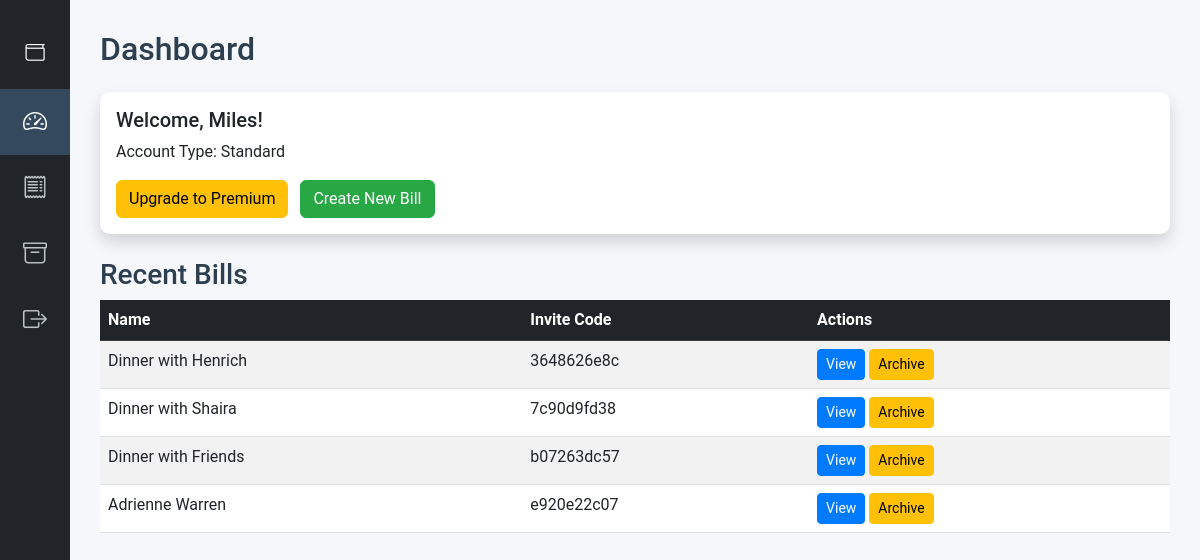
Page /public/index.php?page=dashboard (signed in) on the committed database.
### tables this page shows
CREATE TABLE `bills` (
  `id` int(11) NOT NULL,
  `user_id` int(11) NOT NULL,
  `bill_name` varchar(255) NOT NULL,
  `invite_code` varchar(10) NOT NULL,
  `is_archived` tinyint(1) DEFAULT 0,
  `created_at` timestamp NOT NULL DEFAULT current_timestamp()
);

### controllers/DashboardController.php (called while the page is built, shortened)
<?php
class DashboardController {
    private $db, $bill, $user;
    public function __construct() {
        require_once '../config/database.php';
        $database = new Database();
        $this->db = $database->getConnection();
        require_once '../models/Bill.php';
        $this->bill = new Bill($this->db);
    }
    public function index() {
        $bills = $this->bill->getUserBills($_SESSION['user_id']);
        require_once '../views/dashboard/index.php';
    }
}

### config/database.php (called while the page is built, shortened)
<?php
class Database {
    private $host = "localhost";
    private $db_name = "spliteasy";
    private $username = "root";
    private $password = "";
    public function getConnection() {
        $this->conn = null;
        try {
            $this->conn = new PDO("mysql:host=" . $this->host . ";dbname=" . $this->db_name, $this->username, $this->password);
            $this->conn->setAttribute(PDO::ATTR_ERRMODE, PDO::ERRMODE_EXCEPTION);
        } catch(PDOException $e) {
            echo "Connection error: " . $e->getMessage();
        }
        return $this->conn;
    }
}

### models/Bill.php (called while the page is built, shortened)
<?php
class Bill {
    private $conn;
    private $table = "bills";
    public function __construct($db) {
        $this->conn = $db;
    }
    public function getUserBills($user_id) {
        $query = "SELECT * FROM " . $this->table . " WHERE user_id = :user_id AND is_archived = 0";
        $stmt = $this->conn->prepare($query);
        $stmt->bindParam(':user_id', $user_id);
        $stmt->execute();
        return $stmt->fetchAll(PDO::FETCH_ASSOC);
    }
}

### views/dashboard/index.php (the view)
<?php include '../views/layouts/header.php'; ?>
<div class="row">
    <div class="col">
        <h2 class="mb-4">Dashboard</h2>
        <div class="card shadow">
            <div class="card-body">
                <h5>Welcome, <?php echo $_SESSION['nickname']; ?>!</h5>
                <p>Account Type: <?php echo ucfirst($_SESSION['account_type']); ?></p>
                <?php if ($_SESSION['account_type'] === 'standard'): ?>
                    <a href="#" class="btn btn-warning">Upgrade to Premium</a>
                <?php endif; ?>
                <a href="index.php?page=create_bill" class="btn btn-success ms-2">Create New Bill</a>
            </div>
        </div>
        <h3 class="mt-4">Recent Bills</h3>
        <?php if (empty($bills)): ?>
            <div class="alert alert-info">No bills yet. <a href="index.php?page=create_bill">Create one now!</a></div>
        <?php else: ?>
            <div class="table-responsive">
                <table class="table table-striped table-hover">
                    <thead class="table-dark">
                        <tr>
                            <th>Name</th>
                            <th>Invite Code</th>
                            <th>Actions</th>
                        </tr>
                    </thead>
                    <tbody>
                        <?php foreach ($bills as $bill): ?>
                            <tr>
                                <td><?php echo $bill['bill_name']; ?></td>
                                <td><?php echo $bill['invite_code']; ?></td>
                                <td>
                                    <a href="index.php?page=view_bill&id=<?php echo $bill['id']; ?>" class="btn btn-sm btn-primary">View</a>
                                    <a href="index.php?page=archive_bill&id=<?php echo $bill['id']; ?>" class="btn btn-sm btn-warning">Archive</a>
                                </td>
                            </tr>
                        <?php endforeach; ?>
                    </tbody>
                </table>
            </div>
        <?php endif; ?>
    </div>
</div>
<?php include '../views/layouts/footer.php'; ?>

### public/css/style.css (style rules this page uses)
body { background-color: #f8f9fa; font-family: 'Segoe UI', Tahoma, Geneva, Verdana, sans-serif; }
.card { border: none; border-radius: 10px; }
.btn-primary { background-color: #007bff; border-color: #007bff; transition: background-color 0.3s; }
.btn-success { background-color: #28a745; border-color: #28a745; }
.btn-warning { background-color: #ffc107; border-color: #ffc107; }
.table thead { background-color: #343a40; color: white; }

### views/layouts/header.php (style rules this page uses)
body { font-family: 'Roboto', 'Segoe UI', sans-serif; background-color: #f5f7fa; color: #2c3e50; margin: 0; padding: 0; }

### rows in the picture
bills: bill_name "Dinner with Henrich", invite_code "3648626e8c"
bills: bill_name "Dinner with Shaira", invite_code "7c90d9fd38"
bills: bill_name "Dinner with Friends", invite_code "b07263dc57"
bills: bill_name "Adrienne Warren", invite_code "e920e22c07"

### other values in the picture
$_SESSION['nickname'] "Miles"
$_SESSION['account_type'] "Standard"
